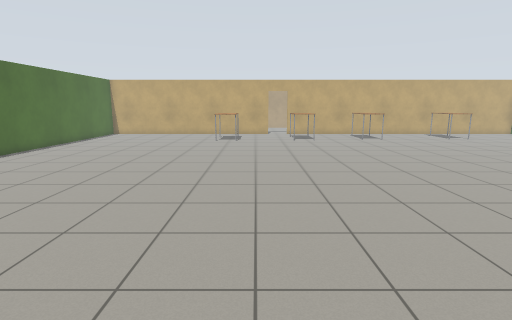
View 1 (above)

20 first-person views from a walk through a robot-simulator world made for Gazebo. The camera is 1.3 m above the floor, tilts 10° down and sees 80° across. The floor is counted in squares, 0.5 m on a side. Each view is taken from the middle of a square. On the plan, view 1 faces up. The plan holds only what a view shows up to about 20 squares ahead; the rest is blank. The place goes on beyond the plan. Robots are left out. Gazebo's built-in surfaces are drawn with simple patterns.

View 2
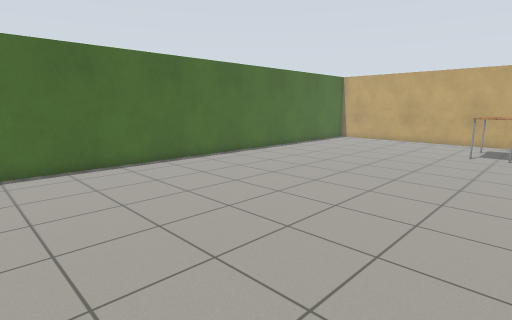

View 3
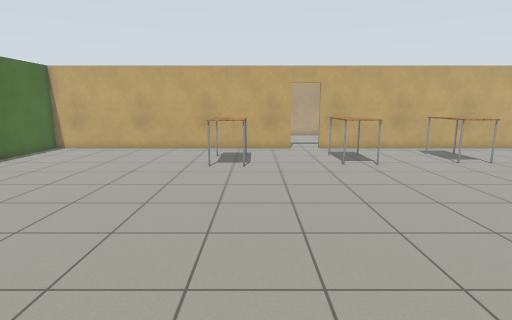

View 4
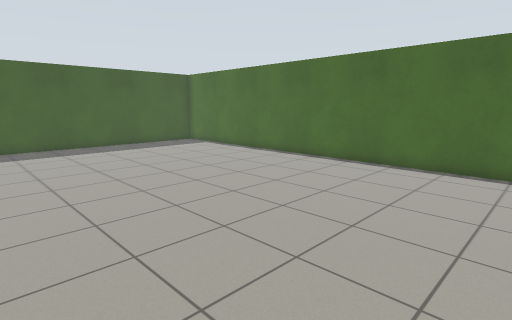

View 5
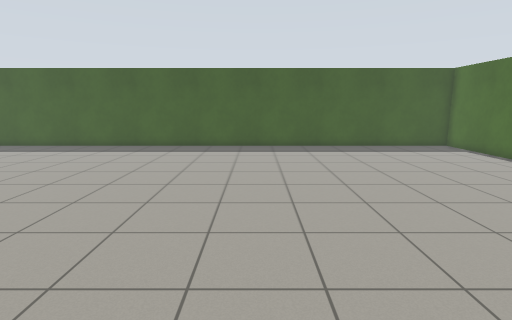

View 6
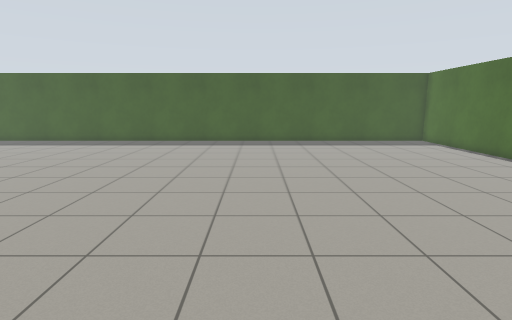

View 7
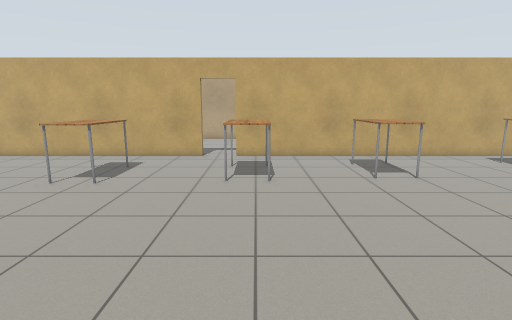

View 8
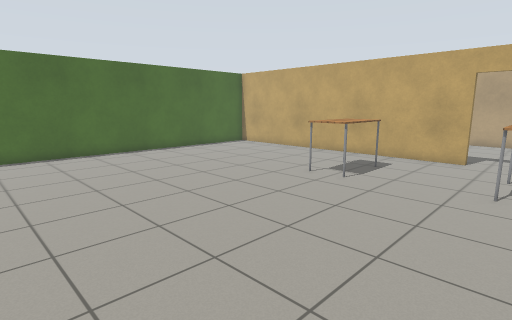

View 9
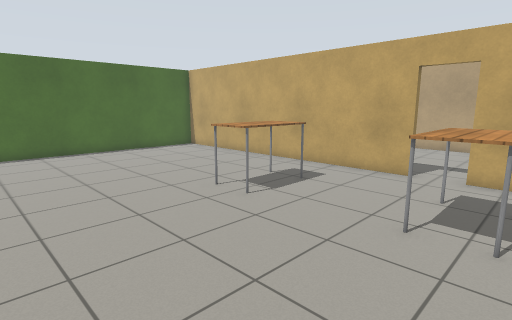

View 10
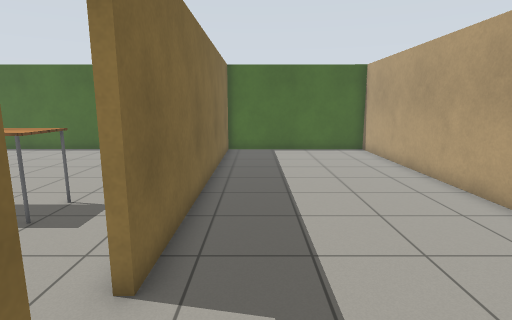

View 11
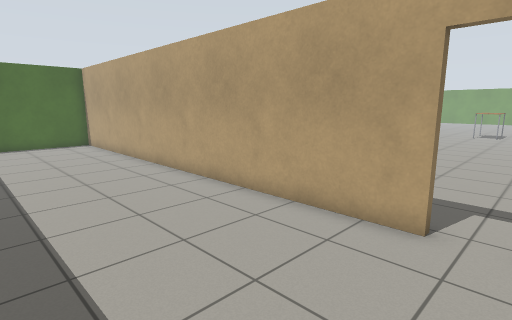

View 12
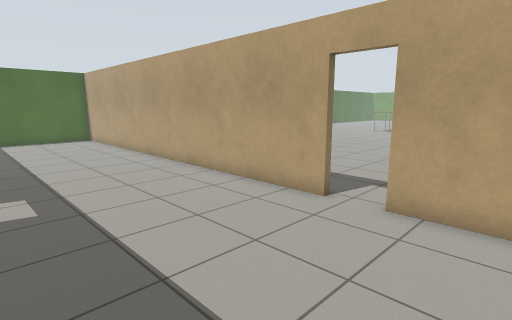

View 13
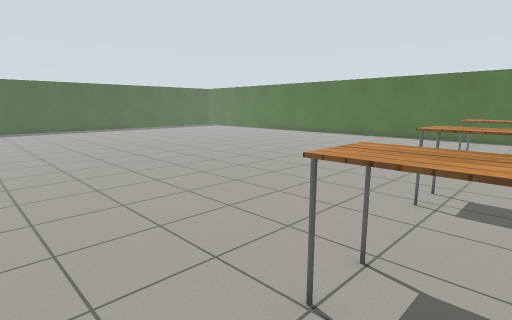

View 14
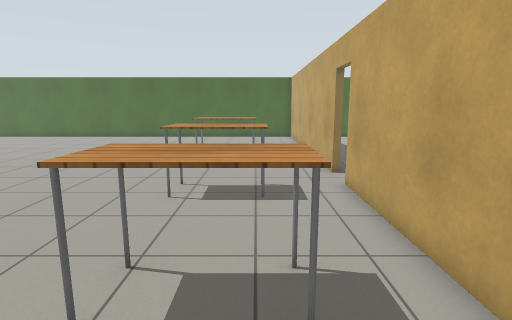

View 15
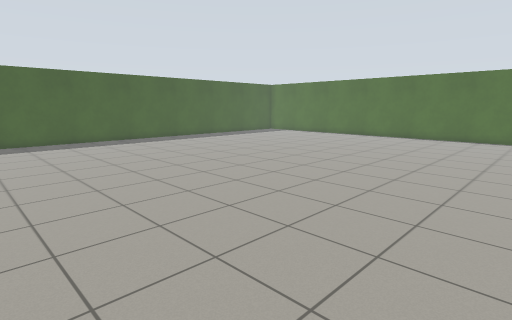

View 16
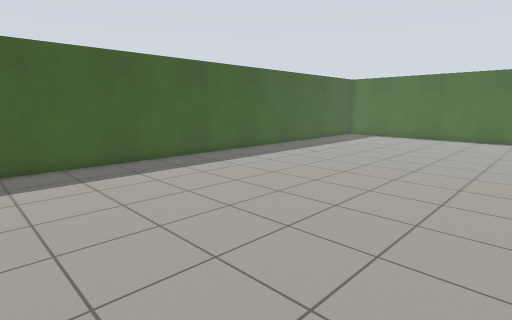

View 17
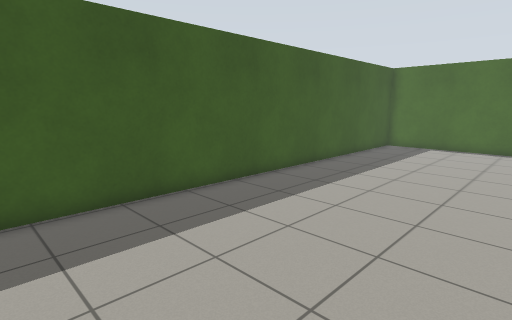

View 18
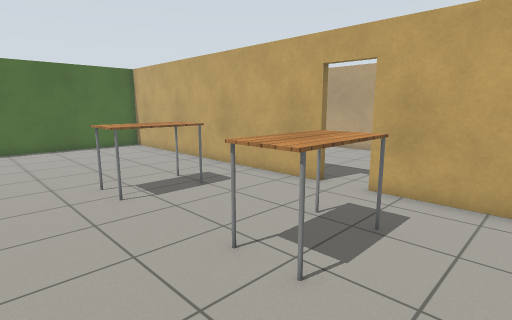

View 19
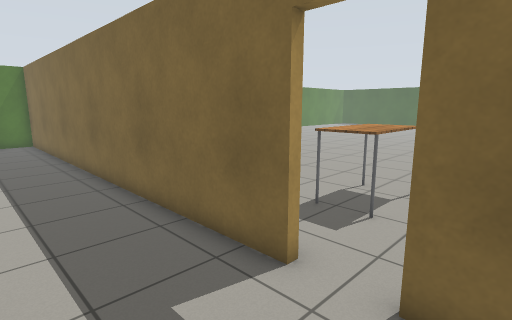

View 20
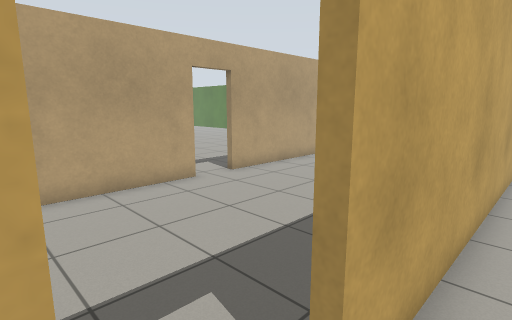

### Floor plan
Points are (right, up) in squares from view 1. A wall is a line through its corners. A room is listed if a view was taken in it or the views show most of it. See-through windows are left out.
Room 1 (views 1, 2, 3, 4, 5, 6, 7, 8, 9, 13, 14, 15, 16, 17, 18, 20)
walls: (1.2, 29) (-13.5, 29) (-13.7, -10.2) (13.5, -10.2); (13.5, 29) (2.9, 29)
ways out: open door at (2.5, 29) to room 2
objects: table (-3, 23) to (-1, 26); table (3, 23) to (4, 26); table (8, 24) to (10, 27)
Room 2 (views 10, 11, 12, 19)
walls: (2.9, 29.3) (13.5, 29.3); (7.4, 37.5) (-13.5, 37.5) (-13.5, 29.3) (1.2, 29.3); (13.5, 37.5) (9.1, 37.5)
ways out: open door at (2.5, 29) to room 1; open door at (8.5, 38)

Where each view was taken, in squares from view 1:
view 1: 0 up, 0 right, facing up
view 2: 5 up, 0 right, facing up-left
view 3: 10 up, 1 left, facing up
view 4: 11 up, 0 right, facing down-left
view 5: 10 up, 1 left, facing down
view 6: 13 up, 1 left, facing down
view 7: 13 up, 4 right, facing up
view 8: 13 up, 4 right, facing up-left
view 9: 17 up, 5 right, facing up-left
view 10: 31 up, 5 right, facing left
view 11: 31 up, 9 right, facing up-left
view 12: 30 up, 12 right, facing up-left
view 13: 26 up, 13 right, facing down-left
view 14: 26 up, 13 right, facing left
view 15: 14 up, 13 right, facing down-left
view 16: 4 up, 13 right, facing down-left
view 17: 2 down, 7 right, facing down-left
view 18: 20 up, 7 right, facing up-left
view 19: 33 up, 0 right, facing down-right
view 20: 28 up, 1 right, facing up-right
